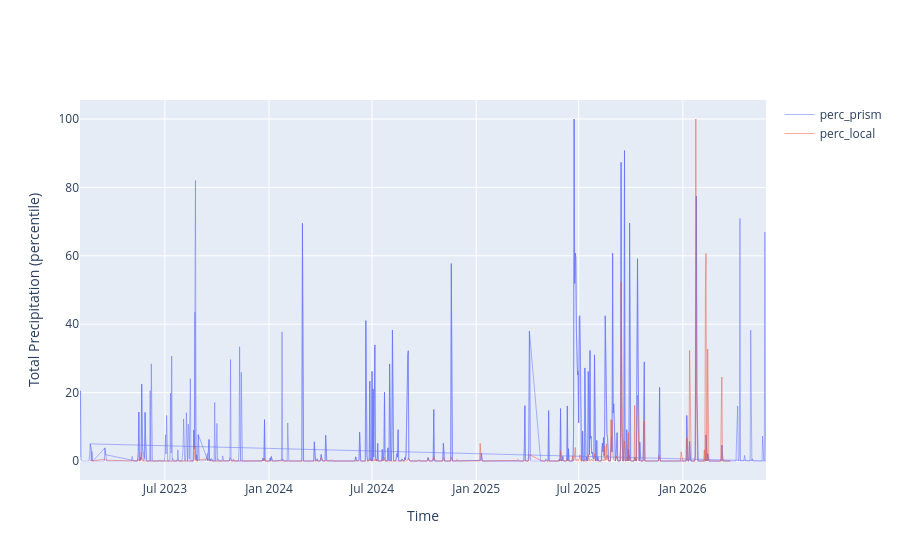

The notebook cell this image was saved under:
### Code cell
fig = go.Figure()

for var in [f"perc_{sel_name}", "perc_local"]:
    fig.add_trace(go.Scatter(
        x=ds["time"].values,
        y=ds[var].values,
        mode="lines",
        name=var,
        line=dict(width=0.5),
    ))

fig.update_layout(xaxis_title="Time", yaxis_title="Total Precipitation (percentile)")
fig.show()

### Figure 1 — Plotly figure (JSON) as saved in the notebook; plotly's stock layout.template omitted (floating-point values rounded to 4 significant figures; data arrays with more than 128 entries replaced by an {"elided": "..."} marker saying what was removed)
{"data": [{"line": {"width": 0.5}, "mode": "lines", "name": "perc_prism", "type": "scatter", "x": {"elided": "2111 str values"}, "y": {"elided": "2111 float values"}}, {"line": {"width": 0.5}, "mode": "lines", "name": "perc_local", "type": "scatter", "x": {"elided": "2111 str values"}, "y": {"elided": "2111 float values"}}], "layout": {"xaxis": {"title": {"text": "Time"}}, "yaxis": {"title": {"text": "Total Precipitation (percentile)"}}}}
